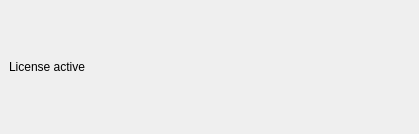
<?xml version="1.0" encoding="UTF-8"?>
<ui version="4.0">
 <class>MainWindow</class>
 <widget class="QMainWindow" name="MainWindow">
  <property name="geometry">
   <rect>
    <x>0</x>
    <y>0</y>
    <width>419</width>
    <height>134</height>
   </rect>
  </property>
  <property name="windowTitle">
   <string>MainWindow</string>
  </property>
  <widget class="QWidget" name="centralwidget">
   <property name="sizePolicy">
    <sizepolicy hsizetype="Preferred" vsizetype="Preferred">
     <horstretch>0</horstretch>
     <verstretch>0</verstretch>
    </sizepolicy>
   </property>
   <layout class="QHBoxLayout" name="horizontalLayout">
    <item>
     <widget class="QLabel" name="label">
      <property name="text">
       <string>License active</string>
      </property>
     </widget>
    </item>
   </layout>
  </widget>
 </widget>
 <resources/>
 <connections/>
</ui>
